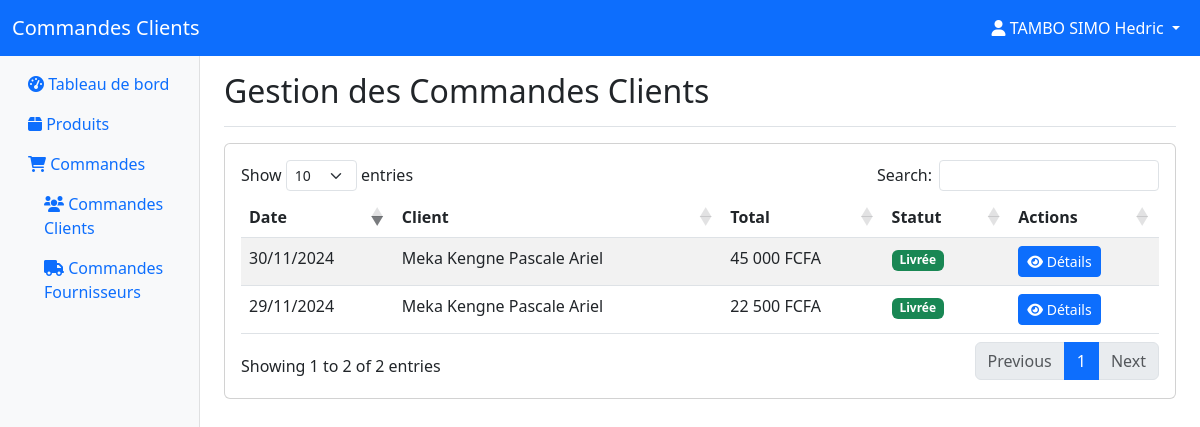
The page /admin/commandes_clients.php?depot=1 (signed in) on the database its author committed.
### tables this page shows
CREATE TABLE `commandeclient` (
  `id_commande` int NOT NULL,
  `id_client` int NOT NULL,
  `date_commande` date NOT NULL,
  `total` decimal(10,2) NOT NULL,
  `statut` enum('En attente','En préparation','Livrée','Annulée') DEFAULT 'En attente',
  `id_utilisateur` int DEFAULT NULL,
  `id_depot` int NOT NULL
);

CREATE TABLE `client` (
  `id_client` int NOT NULL,
  `nom` varchar(255) NOT NULL,
  `adresse` text NOT NULL,
  `telephone` varchar(20) DEFAULT NULL,
  `email` varchar(255) DEFAULT NULL,
  `mot_de_passe` varchar(255) NOT NULL,
  `id_utilisateur` int DEFAULT NULL
);

### admin/commandes_clients.php (the view, shortened to what this page needs)
<?php
require_once '../includes/database.php';
$depot_id = $_GET['depot'] ?? null;
$sql = "SELECT cc.*, c.nom as client_nom
        FROM commandeclient cc
        JOIN client c ON cc.id_client = c.id_client
        WHERE cc.id_depot = :depot_id
        ORDER BY cc.date_commande DESC";
$stmt = $conn->prepare($sql);
$stmt->execute([':depot_id' => $depot_id]);
$commandes = $stmt->fetchAll(PDO::FETCH_ASSOC);
?>
<!DOCTYPE html>
<html lang="fr">
<head>
    <link href="https://cdn.jsdelivr.net/npm/bootstrap@5.3.0/dist/css/bootstrap.min.css" rel="stylesheet">
    <link rel="stylesheet" href="https://cdnjs.cloudflare.com/ajax/libs/font-awesome/6.0.0/css/all.min.css">
    <link rel="stylesheet" href="https://cdn.datatables.net/1.11.5/css/dataTables.bootstrap5.min.css">
</head>
<body>
    <nav class="navbar navbar-expand-lg navbar-dark bg-primary sticky-top">
        <div class="container-fluid">
            <a class="navbar-brand" href="#">Commandes Clients</a>
            <div class="collapse navbar-collapse" id="navbarNav">
                <ul class="navbar-nav ms-auto">
                    <li class="nav-item dropdown">
                        <a class="nav-link dropdown-toggle text-white" href="#" data-bs-toggle="dropdown">
                            <i class="fas fa-user"></i> <?php echo htmlspecialchars($_SESSION['user_name']); ?>
                        </a>
                    </li>
                </ul>
            </div>
        </div>
    </nav>
    <div class="container-fluid">
        <div class="row">
            <nav class="col-md-3 col-lg-2 d-md-block bg-light sidebar">
                <div class="sidebar-sticky">
                    <ul class="nav flex-column">
                        <li class="nav-item">
                            <a class="nav-link" href="tableau_de_bord.php?id=<?php echo $depot_id; ?>">
                                <i class="fas fa-tachometer-alt"></i> Tableau de bord
                            </a>
                        </li>
                        <li class="nav-item">
                            <a class="nav-link" href="gestion_produits.php?depot=<?php echo $depot_id; ?>">
                                <i class="fas fa-box"></i> Produits
                            </a>
                        </li>
                        <li class="nav-item">
                            <a class="nav-link" data-bs-toggle="collapse" href="#commandesSubmenu">
                                <i class="fas fa-shopping-cart"></i> Commandes
                            </a>
                            <div class="collapse show" id="commandesSubmenu">
                                <ul class="nav flex-column ms-3">
                                    <li class="nav-item">
                                        <a class="nav-link active" href="#">
                                            <i class="fas fa-users"></i> Commandes Clients
                                        </a>
                                    </li>
                                    <li class="nav-item">
                                        <a class="nav-link" href="commandes_fournisseurs.php?depot=<?php echo $depot_id; ?>">
                                            <i class="fas fa-truck"></i> Commandes Fournisseurs
                                        </a>
                                    </li>
                                </ul>
                            </div>
                        </li>
                    </ul>
                </div>
            </nav>
            <main class="col-md-9 ms-sm-auto col-lg-10 px-md-4">
                <div class="d-flex justify-content-between flex-wrap flex-md-nowrap align-items-center pt-3 pb-2 mb-3 border-bottom">
                    <h1 class="h2">Gestion des Commandes Clients</h1>
                </div>
                <div class="card">
                    <div class="card-body">
                        <table class="table table-striped" id="commandesTable">
                            <thead>
                                <tr>
                                    <th>Date</th>
                                    <th>Client</th>
                                    <th>Total</th>
                                    <th>Statut</th>
                                    <th>Actions</th>
                                </tr>
                            </thead>
                            <tbody>
                                <?php foreach ($commandes as $commande): ?>
                                    <tr>
                                        <td><?php echo date('d/m/Y', strtotime($commande['date_commande'])); ?></td>
                                        <td><?php echo htmlspecialchars($commande['client_nom']); ?></td>
                                        <td><?php echo number_format($commande['total'], 0, ',', ' '); ?> FCFA</td>
                                        <td>
                                            <span class="badge <?php
                                                switch($commande['statut']) {
                                                    case 'Livrée':
                                                        echo 'bg-success';
                                                        break;
                                                }
                                            ?>">
                                                <?php echo $commande['statut']; ?>
                                            </span>
                                        </td>
                                        <td>
                                            <button class="btn btn-primary btn-sm" onclick="viewDetails(<?php echo $commande['id_commande']; ?>)">
                                                <i class="fas fa-eye"></i> Détails
                                            </button>
                                        </td>
                                    </tr>
                                <?php endforeach; ?>
                            </tbody>
                        </table>
                    </div>
                </div>
            </main>
        </div>
    </div>
</body>
</html>

### admin/commandes_clients.php (style rules this page uses)
.sidebar { min-height: calc(100vh - 56px); box-shadow: inset -1px 0 0 rgba(0, 0, 0, .1); }
.sidebar-sticky { position: sticky; top: 56px; height: calc(100vh - 56px); padding-top: .5rem; overflow-x: hidden; overflow-y: auto; }

### rows shown on the page
commandeclient: date_commande "30/11/2024", id_client.nom "Meka Kengne Pascale Ariel", total "45 000", statut "Livrée"
commandeclient: date_commande "29/11/2024", id_client.nom "Meka Kengne Pascale Ariel", total "22 500", statut "Livrée"

### other values the page prints
$_SESSION['user_name'] "TAMBO SIMO Hedric"
